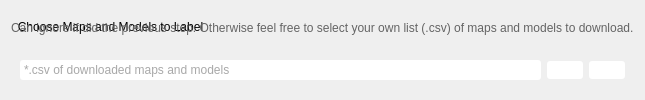
             <widget class="QGroupBox" name="A_chooseCSV_2">
              <property name="styleSheet">
               <string notr="true">QGroupBox#A_chooseCSV_2 {
    border-radius: 20px;
	background-color: rgba(193, 211, 239, 100);
	font-size: 14pt;
    font-weight: bold;
	padding-top: 42px;
	padding-left: 12px;
	padding-right: 20px;
}

QGroupBox::title {
	background-color: transparent;
	padding-top: 20px;
	padding-left: 16px;
	color: black;
}


QGroupBox {
	border: transparent;
}
</string>
              </property>
              <property name="title">
               <string>Choose Maps and Models to Label</string>
              </property>
              <layout class="QVBoxLayout" name="verticalLayout_21">
               <item>
                <widget class="QLabel" name="label_21">
                 <property name="styleSheet">
                  <string notr="true">color: rgb(100, 100, 100);</string>
                 </property>
                 <property name="text">
                  <string>Can ignore if did the previous step. Otherwise feel free to select your own list (.csv) of maps and models to download.</string>
                 </property>
                </widget>
               </item>
               <item>
                <widget class="QGroupBox" name="A2_csvFilepath_2">
                 <property name="title">
                  <string/>
                 </property>
                 <layout class="QHBoxLayout" name="horizontalLayout_28">
                  <item>
                   <widget class="QLineEdit" name="lineEdit_p3_2">
                    <property name="minimumSize">
                     <size>
                      <width>200</width>
                      <height>0</height>
                     </size>
                    </property>
                    <property name="toolTip">
                     <string>type or browse (note to self: check that file exists, if not spit the error out to the statusbar)</string>
                    </property>
                    <property name="styleSheet">
                     <string notr="true">QLineEdit
{
	background-color: white;
	color: #525251;
	/*border: 1px solid #051a39;*/
	border-radius: 3px;
	padding : 2px;
}</string>
                    </property>
                    <property name="text">
                     <string/>
                    </property>
                    <property name="dragEnabled">
                     <bool>false</bool>
                    </property>
                    <property name="placeholderText">
                     <string>*.csv of downloaded maps and models</string>
                    </property>
                    <property name="clearButtonEnabled">
                     <bool>true</bool>
                    </property>
                   </widget>
                  </item>
                  <item>
                   <widget class="QPushButton" name="resetDefaultVal_btn_2">
                    <property name="cursor">
                     <cursorShape>PointingHandCursor</cursorShape>
                    </property>
                    <property name="styleSheet">
                     <string notr="true">background-color: white;
border-radius: 3px;
padding : 2px;</string>
                    </property>
                    <property name="text">
                     <string/>
                    </property>
                    <property name="icon">
                     <iconset resource="resources.qrc">
                      <normaloff>:/icons/reset3-svgrepo-com.svg</normaloff>:/icons/reset3-svgrepo-com.svg</iconset>
                    </property>
                   </widget>
                  </item>
                  <item>
                   <widget class="QPushButton" name="pushButton_p3_2">
                    <property name="cursor">
                     <cursorShape>PointingHandCursor</cursorShape>
                    </property>
                    <property name="toolTip">
                     <string>browse or type</string>
                    </property>
                    <property name="styleSheet">
                     <string notr="true">/*border-image: url(:/icons/browsefilesicon.png);*/
background-color: white;
border-radius: 3px;
padding : 2px;</string>
                    </property>
                    <property name="text">
                     <string/>
                    </property>
                    <property name="icon">
                     <iconset resource="resources.qrc">
                      <normaloff>:/icons/browsefilesicon_zoomed.png</normaloff>:/icons/browsefilesicon_zoomed.png</iconset>
                    </property>
                   </widget>
                  </item>
                 </layout>
                </widget>
               </item>
              </layout>
             </widget>
